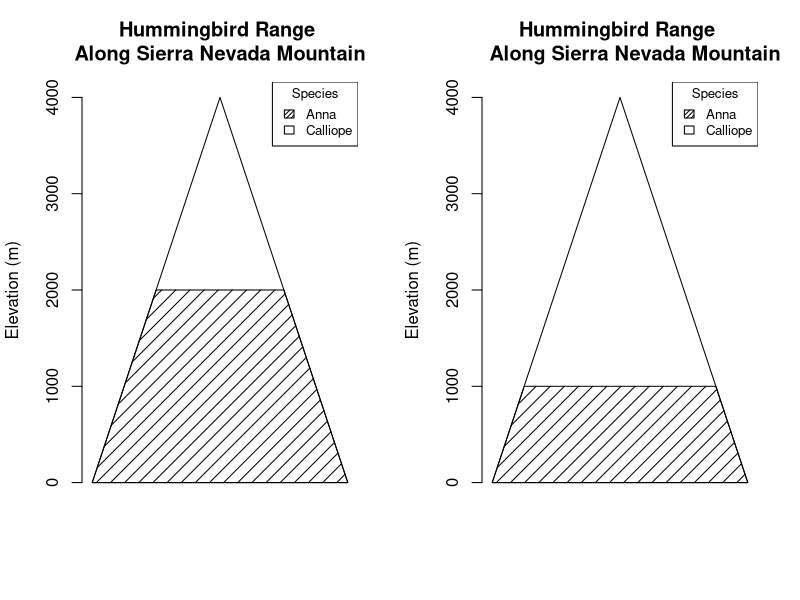
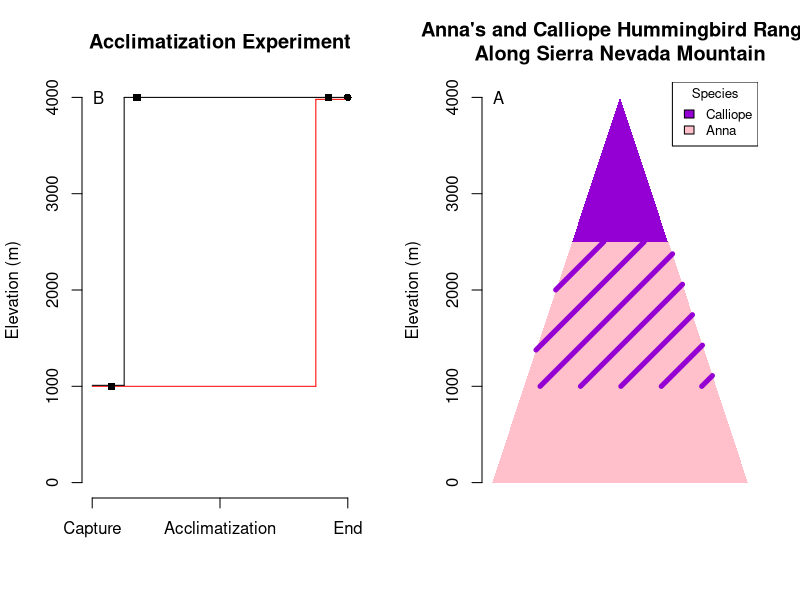
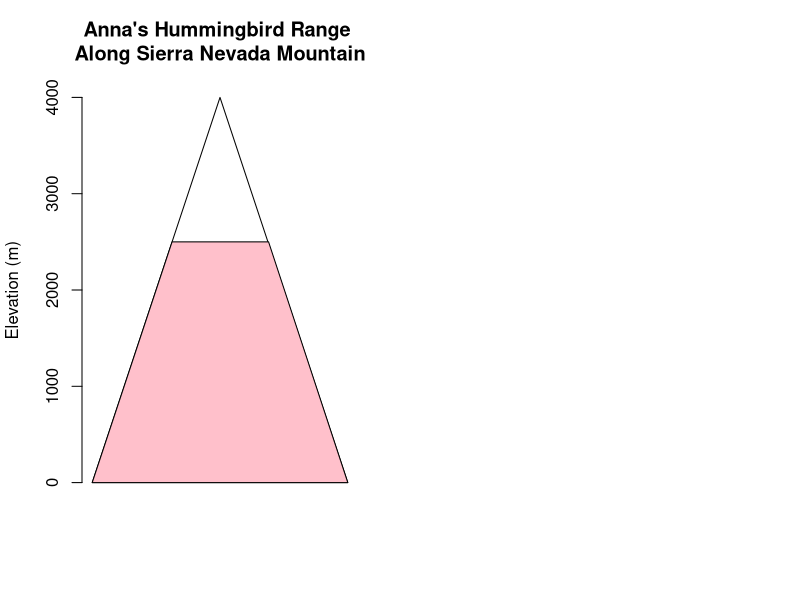

The R source for these figures, in order:
#### Experimental Design Figure --------------------
# Austin Spence
# October 12th, 2017

par(mfrow=c(1, 2))
#par(mfrow=c(1, 1))

### Range Plot

plot(c(1:5), 1:5, type = "n", ylab = "Elevation (m)", xlab = NA,
     axes = FALSE, 
main="Hummingbird Range 
Along Sierra Nevada Mountain")
Axis(side=2, at = 1:5, labels=c("0", "1000", "2000", 
    "3000", "4000"), tick = TRUE)
polygon(1:5, c(1, 3, 5, 3, 1)) #mountain
polygon(1:5, c(1, 3, 3, 3, 1), density = c(10, 20)) #Anna's Range
legend("topright", title="Species",
       c("Anna","Calliope"), cex = 0.8, density = c(30, 0) )

### Historic Range Plot

plot(c(1:5), 1:5, type = "n", ylab = "Elevation (m)", xlab = NA,
     axes = FALSE, 
     main="Hummingbird Range 
     Along Sierra Nevada Mountain")
Axis(side=2, at = 1:5, labels=c("0", "1000", "2000", 
                                "3000", "4000"), tick = TRUE)
polygon(1:5, c(1, 3, 5, 3, 1)) #mountain
polygon(c(1, 1.5, 2.5, 4.5, 5), c(1, 2, 2, 2, 1), 
        density = c(10, 20)) #Anna's Range
legend("topright", title="Species",
       c("Anna","Calliope"), cex = 0.8, density = c(30, 0) )

## Experiment Plot
plot(c(1:5), 1:5, type = "n", ylab = "Elevation (m)", xlab = NA,
     axes = FALSE, 
     main="Acclimatization Experiment")

Axis(side=1, at = c(1,3,5), labels=c("Capture", 
                                "Acclimatization", "End"), tick = TRUE)
Axis(side=2, at = 1:5, labels=c("0", "1000", "2000", 
                                "3000", "4000"), tick = TRUE)
segments(x0 = 1, y0 = 2, x1 = 4.5, y1 = 2, col = "red")
segments(x0 = 4.5, y0 = 2, x1 = 4.5, y1 = 4.98, col = "red")
segments(x0 = 4.5, y0 = 4.98, x1 = 5, y1 = 4.98, col = "red")

segments(x0 = 1, y0 = 2.01, x1 = 1.5, y1 = 2.01, col = "black")
segments(x0 = 1.5, y0 = 2.01, x1 = 1.5, y1 = 5, col = "black")
segments(x0 = 1.5, y0 = 5, x1 = 5, y1 = 5, col = "black")

points(x = 1.3, y = 2, pch = 15)
points(x = 4.7, y = 5, pch = 15)
points(x = 1.7, y = 5, pch = 15)
points(x = 5, y = 5, pch = 16)
text(1.1, 5, "B")

### Current Range Plot with Overlapping Ranges

plot(c(1:5), 1:5, type = "n", ylab = "Elevation (m)", xlab = NA,
     axes = FALSE, 
     main=
"Anna's and Calliope Hummingbird Range 
Along Sierra Nevada Mountain")
Axis(side=2, at = 1:5, labels=c("0", "1000", "2000", 
                                "3000", "4000"), tick = TRUE)
polygon(1:5, c(1, 3, 5, 3, 1), col = "darkviolet", border = NA) #mountain
polygon(c(1, 2.25, 3, 3.76, 5), 
        c(1, 3.5, 3.5, 3.5, 1), col = "pink",
        border = NA) #Anna's Range
polygon(c(1.5, 2.24, 3, 3.76, 4.5), 
        c(2, 3.5, 3.5, 3.5, 2), col = "darkviolet", 
        border = NA, density = (3.5), lwd = 5)
legend("topright", title="Species",
       c("Calliope", "Anna"), cex = .8,
       fill = c("darkviolet", "pink"))

text(1.1, 5, "A")


### Current Range Plot with Anna's Only

plot(c(1:5), 1:5, type = "n", ylab = "Elevation (m)", xlab = NA,
     axes = FALSE, 
     main=
"Anna's Hummingbird Range 
Along Sierra Nevada Mountain")
Axis(side=2, at = 1:5, labels=c("0", "1000", "2000", 
                                "3000", "4000"), tick = TRUE)
polygon(1:5, c(1, 3, 5, 3, 1)) #mountain
polygon(c(1, 2.25, 3, 3.76, 5), 
        c(1, 3.5, 3.5, 3.5, 1), col = "pink") #Anna's Range


